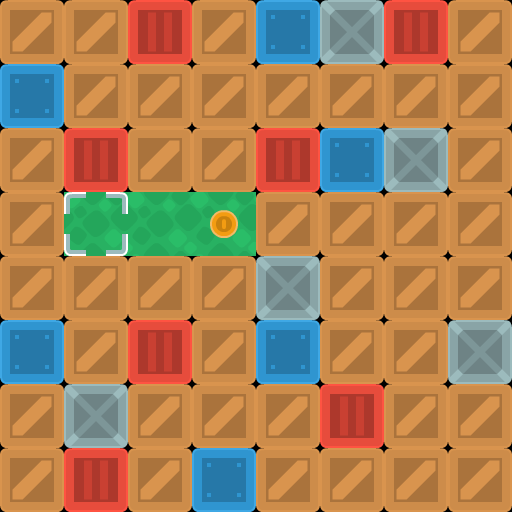

The image is a tile-based game level rendered from a .tmx file. Its description and complete source (layers, tilesets, objects, tile grids) follow:
An orthogonal 8x8 tile map with 64x64 px tiles, 3 tile layers (background, walls, objects).

<map version="1.10" tiledversion="1.11.2" orientation="orthogonal" renderorder="right-down" width="8" height="8" tilewidth="64" tileheight="64" infinite="0" nextlayerid="5" nextobjectid="1">
 <editorsettings>
  <export target="map1.csv" format="csv" />
 </editorsettings>
 <properties>
  <property name="character_bottom" value="[[0, 5], [1, 5], [2, 5]]" />
  <property name="character_left" value="[[3, 7], [4, 7], [5, 7]]" />
  <property name="character_right" value="[[0, 7], [1, 7], [2, 7]]" />
  <property name="character_top" value="[[3, 5], [4, 5], [5, 5]]" />
 </properties>
 <tileset firstgid="1" source="sokoban_tilesheet.tsx" />
 <layer id="4" name="background" width="8" height="8">
  <data encoding="csv">
0,0,0,0,0,0,0,0,
0,0,0,0,0,0,0,0,
0,0,0,0,0,0,0,0,
0,89,89,89,0,0,0,0,
0,0,0,0,0,0,0,0,
0,0,0,0,0,0,0,0,
0,0,0,0,0,0,0,0,
0,0,0,0,0,0,0,0
</data>
 </layer>
 <layer id="1" name="walls" width="8" height="8">
  <data encoding="csv">
2,2,3,2,4,6,3,2,
4,2,2,2,2,2,2,2,
2,3,2,2,3,4,6,2,
2,0,0,0,2,2,2,2,
2,2,2,2,6,2,2,2,
4,2,3,2,4,2,2,6,
2,6,2,2,2,3,2,2,
2,3,2,4,2,2,2,2
</data>
 </layer>
 <layer id="3" name="objects" width="8" height="8">
  <data encoding="csv">
0,0,0,0,0,0,0,0,
0,0,0,0,0,0,0,0,
0,0,0,0,0,0,0,0,
0,40,0,75,0,0,0,0,
0,0,0,0,0,0,0,0,
0,0,0,0,0,0,0,0,
0,0,0,0,0,0,0,0,
0,0,0,0,0,0,0,0
</data>
 </layer>
</map>
